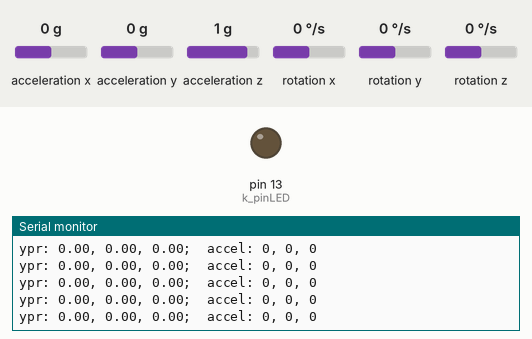
This sketch was run on a simulated Arduino Uno, built with avr-gcc and run on an emulated ATmega328P. Shown: output pins drawn as LEDs (lit = HIGH), the last lines printed to the serial monitor. The inputs (shaded band) are chosen by the test bench; at power-on: rotation z 0 °/s, acceleration x 0 g, acceleration y 0 g, acceleration z 1 g, rotation x 0 °/s, rotation y 0 °/s. The sensor or clock chip raises its interrupt line as the real part does.

Above: at 2.3 s.
2.4 s: rotation z set to -192 °/s
At 3.2 s:
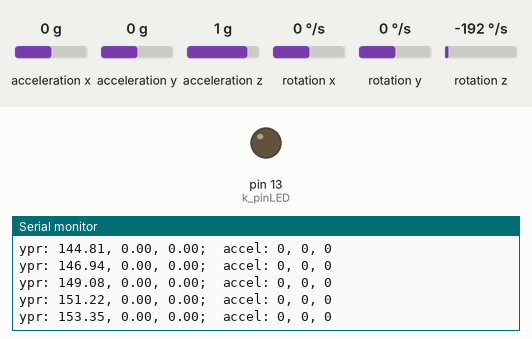
5.4 s: acceleration x set to 0.8 g
At 6.1 s:
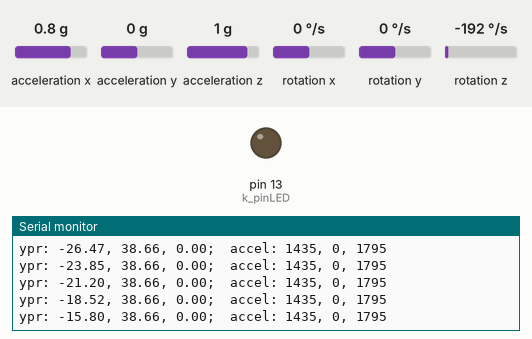
8.4 s: acceleration y set to 0.8 g
At 9.0 s:
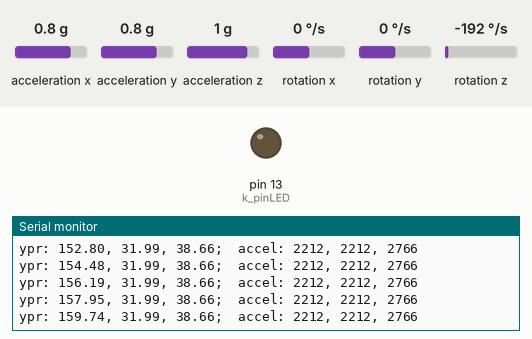
11.4 s: acceleration z set to -1.4 g
At 12.0 s:
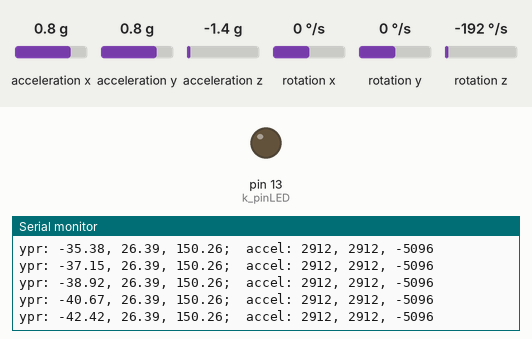
Timing chart, 0 to 14.4 s (numbered marks = the images above; inputs shaded):
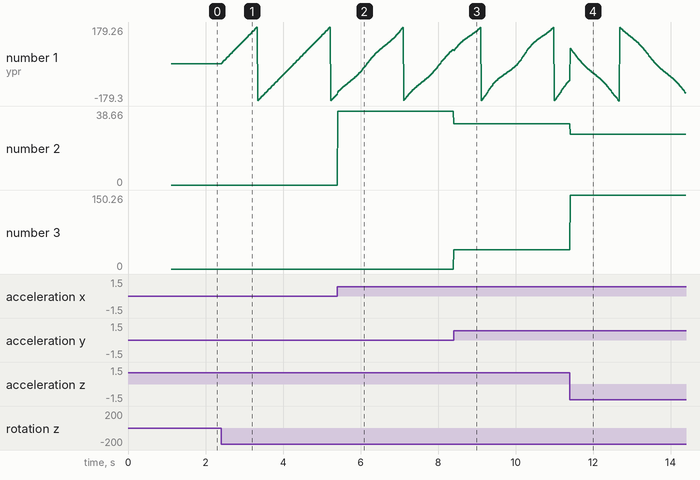

Measured:
- after the input at 2.4 s, the serial monitor: prints a new line at once (image 1)
- plotted number 1: 0 → -146.53 after the input at 2.4 s

The sketch:

accel-mpu6050.ino
```cpp
// #include <I2Cdev.h>
#include <MPU6050_6Axis_MotionApps_V6_12.h>
//#include "MPU6050.h" // not necessary if using MotionApps include file
// #include <Wire.h>


#define MASK( btx ) ( 0x01 << btx )

const uint8_t k_pinINT = 2;
const uint8_t k_pinLED = LED_BUILTIN;

const float k_PI = 3.14159265358979323846f;

// MPU control/status vars
MPU6050 mpu;

bool     g_bDumpReady = false;  // set true if DMP init was successful
uint8_t  g_uMpuIntStatus = 0;   // holds actual interrupt status byte from MPU
uint8_t  g_uDeviceStatus = 0;   // device operation status (0=success, !0=error)
uint16_t g_uPacketSize = 0;     // expected DMP packet size (default == 42 bytes)
uint16_t g_uFifoCount = 0;      // count of all bytes currently in FIFO
uint8_t  g_aFifoBuffer[128];

// orientation/motion vars
Quaternion  g_q;
VectorInt16 g_aa;
VectorInt16 g_gy;
VectorInt16 g_aaReal;
VectorFloat g_gravity;
float       g_ypr[3];  // yaw/pitch/roll


// Interrupt
volatile bool g_bINT = false;

void
interruptHandler()
{
    g_bINT = true;
}

void
printData()
{
    int16_t ax, ay, az;
    int16_t gx, gy, gz;

    mpu.getMotion6( &ax, &ay, &az, &gx, &gy, &gz );
    int16_t temp = mpu.getTemperature();

    /* Print out the values */
    Serial.print( "Acceleration X: " );
    Serial.print( ax );
    Serial.print( ", Y: " );
    Serial.print( ay );
    Serial.print( ", Z: " );
    Serial.print( az );
    Serial.println( " m/s^2" );

    Serial.print( "Rotation X: " );
    Serial.print( gx );
    Serial.print( ", Y: " );
    Serial.print( gy );
    Serial.print( ", Z: " );
    Serial.print( gz );
    Serial.println( " rad/s" );

    Serial.print( "Temperature: " );
    Serial.print( temp );
    Serial.println( " degC" );

    Serial.println( "" );
}

unsigned long g_uIntCount = 0;

void
setup()
{
    g_bDumpReady = false;
    Wire.begin();
    // Wire.setClock( 400000 );


    Serial.begin( 115200 );
    while ( ! Serial )
        delay( 10 );

    delay( 600 );
    Serial.println( "MPU6050 w/INT" );


    mpu.initialize();
    g_bINT = false;
    pinMode( k_pinINT, INPUT );

    Serial.println( "Testing device connections..." );
    Serial.println( mpu.testConnection() ? "MPU6050 connection successful"
                                         : "MPU6050 connection failed" );

    // mpu.setIntEnabled( MASK( MPU6050_INTERRUPT_DMP_INT_BIT ) );
    g_uDeviceStatus = mpu.dmpInitialize();
    Serial.println();

    mpu.setXGyroOffset( -5 );
    mpu.setYGyroOffset( 18 );
    mpu.setZGyroOffset( -46 );

    // mpu.setXAccelOffset( -534 );
    // mpu.setYAccelOffset( -359 );
    mpu.setZAccelOffset( 1157 );


    if ( 0 == g_uDeviceStatus )
    {
        Serial.println( "initializing DMP" );

        mpu.setMotionDetectionThreshold( 20 );
        mpu.setMotionDetectionDuration( 40 );
        mpu.setMotionDetectionCounterDecrement( 0x15 );
        mpu.setAccelXSelfTest( true );
        mpu.setAccelYSelfTest( true );
        mpu.setAccelZSelfTest( true );
        mpu.CalibrateAccel( 6 );
        mpu.CalibrateGyro( 6 );

        // mpu.PrintActiveOffsets();

        mpu.setDMPEnabled( true );
        g_uMpuIntStatus = mpu.getIntStatus();

        g_bDumpReady = true;

        g_uPacketSize = mpu.dmpGetFIFOPacketSize();
        if ( sizeof( g_aFifoBuffer ) < g_uPacketSize )
        {
            Serial.println( "potential buffer overflow" );
            g_uPacketSize = sizeof( g_aFifoBuffer );
        }
    }

    attachInterrupt( digitalPinToInterrupt( k_pinINT ), interruptHandler, RISING );

    g_uIntCount = 0;
    pinMode( k_pinLED, OUTPUT );
    digitalWrite( k_pinLED, LOW );

    // Serial.println( "Waiting for internal calibration" );
    // delay( 20 * 1000 );
    Serial.println( "done" );
}


void
loop()
{
    if ( ! g_bDumpReady )
        return;

    if ( g_bINT )
    {
        ++g_uIntCount;
        g_bINT = false;
        detachInterrupt( digitalPinToInterrupt( k_pinINT ) );
        if ( 80 < g_uIntCount )
        {
            Serial.println();
            g_uIntCount = 0;
        }
        // Serial.print( "." );
        // Serial.println( g_uIntCount );

        g_uMpuIntStatus = mpu.getIntStatus();
        g_uFifoCount = mpu.getFIFOCount();

        // clear overflow condition
        if ( ( g_uMpuIntStatus & MASK( MPU6050_INTERRUPT_FIFO_OFLOW_BIT ) )
                || 1024 <= g_uFifoCount )
        {
            Serial.println( "+" );
            g_uIntCount = 0;
            while ( g_uMpuIntStatus & MASK( MPU6050_INTERRUPT_FIFO_OFLOW_BIT ) )
            {
                mpu.setIntDMPEnabled( false );
                mpu.resetFIFO();
                g_uFifoCount = mpu.getFIFOCount();
                mpu.setIntDMPEnabled( true );
                g_uMpuIntStatus = mpu.getIntStatus();
            }
        }

        if ( g_uMpuIntStatus & MASK( MPU6050_INTERRUPT_DMP_INT_BIT ) )
        {
            g_uIntCount = 0;
            while ( g_uFifoCount < g_uPacketSize )
                g_uFifoCount = mpu.getFIFOCount();

            mpu.getFIFOBytes( g_aFifoBuffer, g_uPacketSize );
            g_uFifoCount -= g_uPacketSize;

            mpu.dmpGetQuaternion( &g_q, g_aFifoBuffer );
            mpu.dmpGetAccel( &g_aa, g_aFifoBuffer );
            mpu.dmpGetGravity( &g_gravity, &g_q );
            mpu.dmpGetYawPitchRoll( g_ypr, &g_q, &g_gravity );
            mpu.dmpGetLinearAccel( &g_aaReal, &g_aa, &g_gravity );

            // Serial.println();
            Serial.print( "ypr: " );
            Serial.print( g_ypr[0] * 180.0f / k_PI );
            Serial.print( ", " );
            Serial.print( g_ypr[1] * 180.0f / k_PI );
            Serial.print( ", " );
            Serial.print( g_ypr[2] * 180.0f / k_PI );
            Serial.print( ";  " );

            Serial.print( "accel: " );
            Serial.print( g_aaReal.x );
            Serial.print( ", " );
            Serial.print( g_aaReal.y );
            Serial.print( ", " );
            Serial.print( g_aaReal.z );
            Serial.println();
        }
        attachInterrupt( digitalPinToInterrupt( k_pinINT ), interruptHandler, RISING );
    }
}
```
